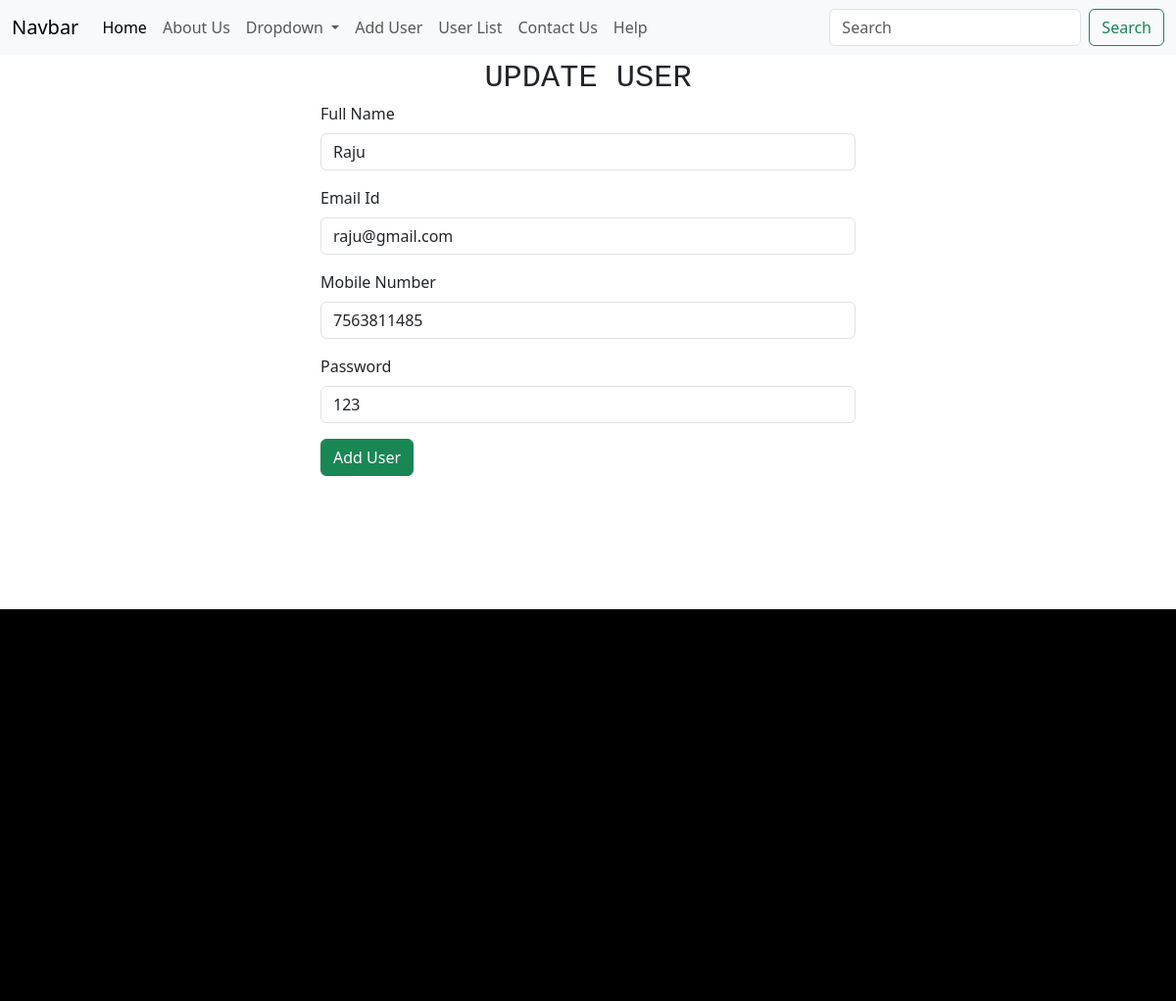
Screenshot of /edit/1 with the database file from the repository.
### service/models.py (models this page shows)
class Employee(models.Model):
    full_name=models.CharField(max_length=100)
    email_id=models.CharField(max_length=100)
    mob_num=models.IntegerField()
    password=models.CharField(max_length=100)

### crud_with_django/views.py (the view)
# urls.py: path('edit/<int:id>', views.editUser),
def editUser(request,id):
    data1 = Employee.objects.get(id=id)
    context = {
        'mydata': data1,
    }
    return render(request,'update.html',context)

### templates/update.html (shortened to what this page needs)
{% extends 'base.html' %}
{% block 'content' %}
      <div class="container">
        <div class="row">
            <div class="col-md-12">
                <div class="haed">Update User</div>
            </div>
        </div>
        <div class="row">
            <div class="col-md-3"></div>
            <div class="col-md-6">
                <form action="/update/{{mydata.id}}" method="post">
                    <div class="mb-3">
                        <label for="formGroupExampleInput" class="form-label">Full Name</label>
                        <input type="text" name="full_name" value={{mydata.full_name}} class="form-control" id="formGroupExampleInput">
                      </div>
                      <div class="mb-3">
                        <label for="formGroupExampleInput2" class="form-label">Email Id</label>
                        <input type="text" name="email_id" value={{mydata.email_id}} class="form-control" id="formGroupExampleInput2" >
                    </div>
                    <div class="mb-3">
                        <label for="formGroupExampleInput" class="form-label">Mobile Number</label>
                        <input type="text" name="mobile_num" value={{mydata.mob_num}} class="form-control" id="formGroupExampleInput">
                      </div>
                      <div class="mb-3">
                        <label for="formGroupExampleInput2" class="form-label">Password</label>
                        <input type="text" name="pass" class="form-control" value={{mydata.password}} id="formGroupExampleInput2" >
                    </div>
                    <div class="mb-3">
                       <input type="submit" value="Add User" class="btn btn-success">
                    </div>
                </form>
            </div>
            <div class="col-md-3"></div>
        </div>
      </div>
{% endblock 'content' %}

### static/css/mystyle.css (style rules this page uses)
.haed { text-align: center; font-size: 32px; text-transform: uppercase; font-family: monospace; }

### rows the page displays
Employee: full_name "Raju", email_id "raju@gmail.com", mobile_num "7563811485", pass "123"
